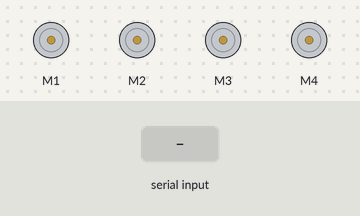
A sketch run on a simulated Arduino Uno, built with avr-gcc and run on an emulated ATmega328P. Parts: 4 × DC motor (green arrow = forward, orange = backward, longer = faster). The inputs (shaded band) are chosen by the test bench.

Above: at 1.2 s.
1.3 s: "F" received over the second serial link
At 1.8 s:
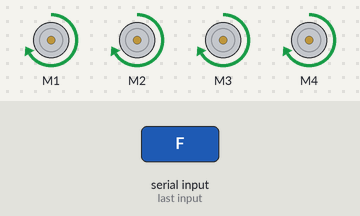
2.8 s: "B" received over the second serial link
At 4.0 s:
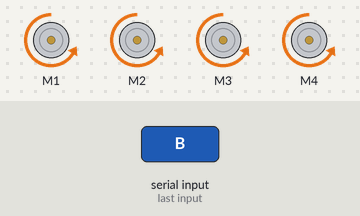
4.3 s: "L" received over the second serial link
At 5.3 s:
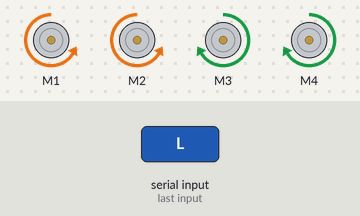
5.8 s: "R" received over the second serial link
At 6.4 s:
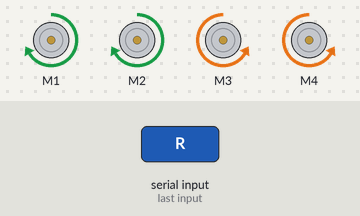
7.3 s: "G" received over the second serial link
At 7.6 s:
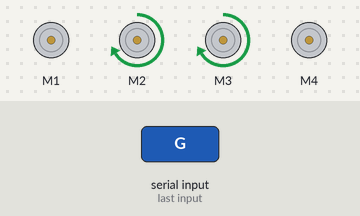
8.8 s: "I" received over the second serial link
At 9.9 s:
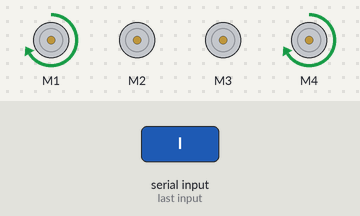
Timing chart, 0 to 11.3 s (numbered marks = the images above; inputs shaded):
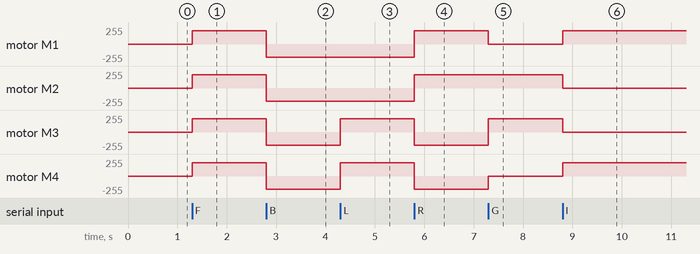

Measured:
- after the input at 1.3 s, motor M1–4: stopped → forward 200/255 at once
- after the input at 2.8 s, motor M1–4: forward 200/255 → backward 200/255 at once
- after the input at 4.3 s, motor M3, motor M4: backward 200/255 → forward 200/255 at once
- after the input at 5.8 s, motor M1, motor M2: backward 200/255 → forward 200/255 at once; motor M3, motor M4: forward 200/255 → backward 200/255 at once
- after the input at 7.3 s, motor M1: forward 200/255 → stopped at once; motor M3: backward 200/255 → forward 200/255 at once; motor M4: backward 200/255 → stopped at once
- after the input at 8.8 s, motor M1, motor M4: stopped → forward 200/255 at once; motor M2, motor M3: forward 200/255 → stopped at once

The sketch:

sketch_sep1k.ino
```cpp
#include <AFMotor.h>
#include <SoftwareSerial.h>

SoftwareSerial bluetoothSerial(9, 10); // RX, TX

// Motors
AF_DCMotor motor1(1, MOTOR12_1KHZ);
AF_DCMotor motor2(2, MOTOR12_1KHZ);
AF_DCMotor motor3(3, MOTOR34_1KHZ);
AF_DCMotor motor4(4, MOTOR34_1KHZ);

char command;
int speed = 200;   // default speed

void setup()
{
  bluetoothSerial.begin(9600);

  Stop();
}

void loop()
{
  if (bluetoothSerial.available())
  {
    command = bluetoothSerial.read();

    // Movement Commands
    if (command == 'F') {
      forward();
    }
    else if (command == 'B') {
      back();
    }
    else if (command == 'L') {
      left();
    }
    else if (command == 'R') {
      right();
    }
    else if (command == 'S') {
      Stop();
    }
    // Diagonal Commands
    else if (command == 'G') {
      forwardLeft();
    }
    else if (command == 'I') {
      forwardRight();
    }
    else if (command == 'H') {
      backLeft();
    }
    else if (command == 'J') {
      backRight();
    }
    // Speed Control Commands
    else if (command == '0') {
      speed = 0;
    }
    else if (command == '1') {
      speed = 80;
    }
    else if (command == '2') {
      speed = 120;
    }
    else if (command == '3') {
      speed = 160;
    }
    else if (command == '4') {
      speed = 200;
    }
    else if (command == '5') {
      speed = 255;
    }
  }
}

// --- Keep your existing movement functions (forward, back, etc.) below ---

void setSpeedAll() {
  motor1.setSpeed(speed);
  motor2.setSpeed(speed);
  motor3.setSpeed(speed);
  motor4.setSpeed(speed);
}

void forward() {
  setSpeedAll();
  motor1.run(FORWARD);
  motor2.run(FORWARD);
  motor3.run(FORWARD);
  motor4.run(FORWARD);
}

void back() {
  setSpeedAll();
  motor1.run(BACKWARD);
  motor2.run(BACKWARD);
  motor3.run(BACKWARD);
  motor4.run(BACKWARD);
}

void left() {
  setSpeedAll();
  motor1.run(BACKWARD);
  motor2.run(BACKWARD);
  motor3.run(FORWARD);
  motor4.run(FORWARD);
}

void right() {
  setSpeedAll();
  motor1.run(FORWARD);
  motor2.run(FORWARD);
  motor3.run(BACKWARD);
  motor4.run(BACKWARD);
}

void forwardLeft() {
  setSpeedAll();
  motor1.run(RELEASE);
  motor2.run(FORWARD);
  motor3.run(FORWARD);
  motor4.run(RELEASE);
}

void forwardRight() {
  setSpeedAll();
  motor1.run(FORWARD);
  motor2.run(RELEASE);
  motor3.run(RELEASE);
  motor4.run(FORWARD);
}

void backLeft() {
  setSpeedAll();
  motor1.run(RELEASE);
  motor2.run(BACKWARD);
  motor3.run(BACKWARD);
  motor4.run(RELEASE);
}

void backRight() {
  setSpeedAll();
  motor1.run(BACKWARD);
  motor2.run(RELEASE);
  motor3.run(RELEASE);
  motor4.run(BACKWARD);
}

void Stop() {
  motor1.run(RELEASE);
  motor2.run(RELEASE);
  motor3.run(RELEASE);
  motor4.run(RELEASE);
}
```
